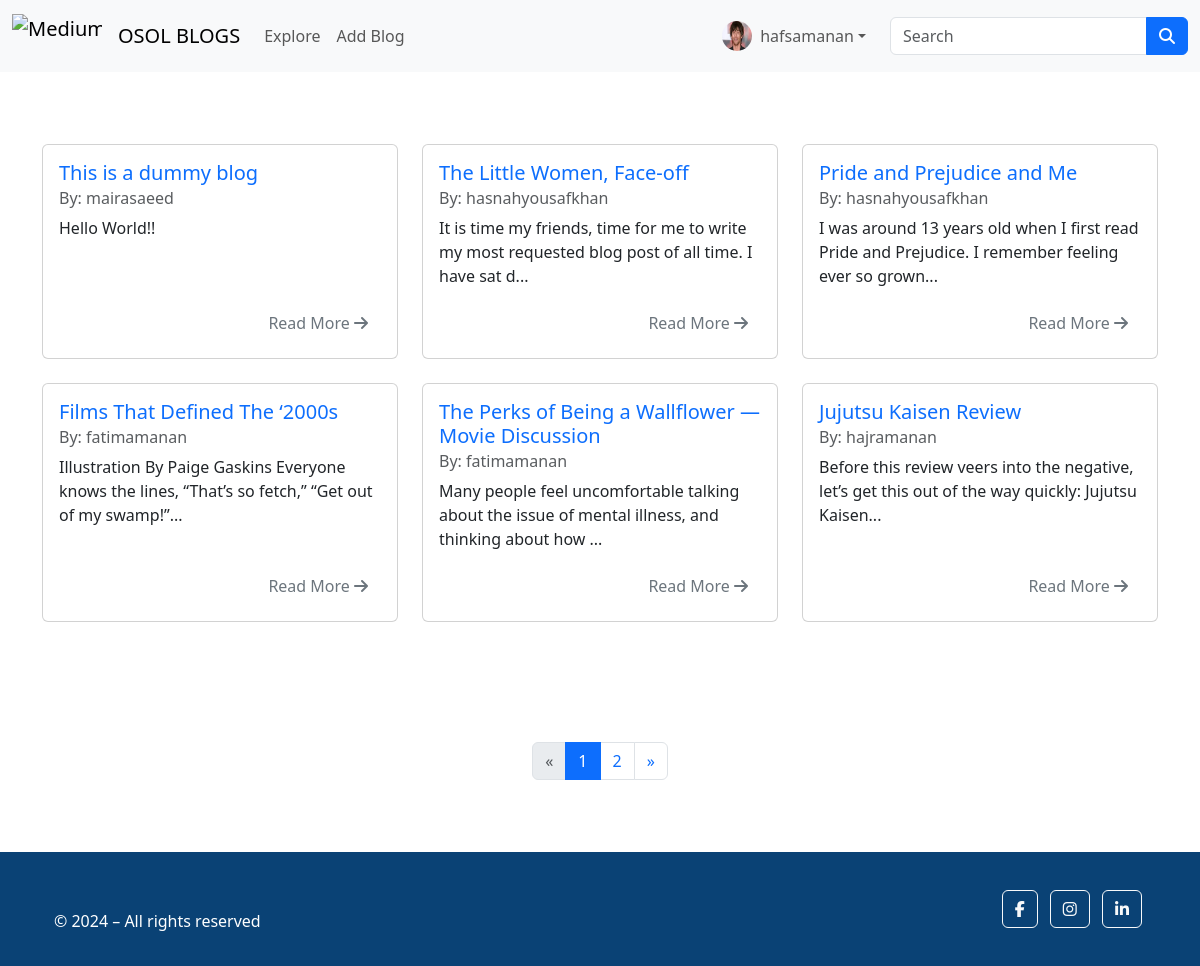
The app's page /posts (signed in), older data.
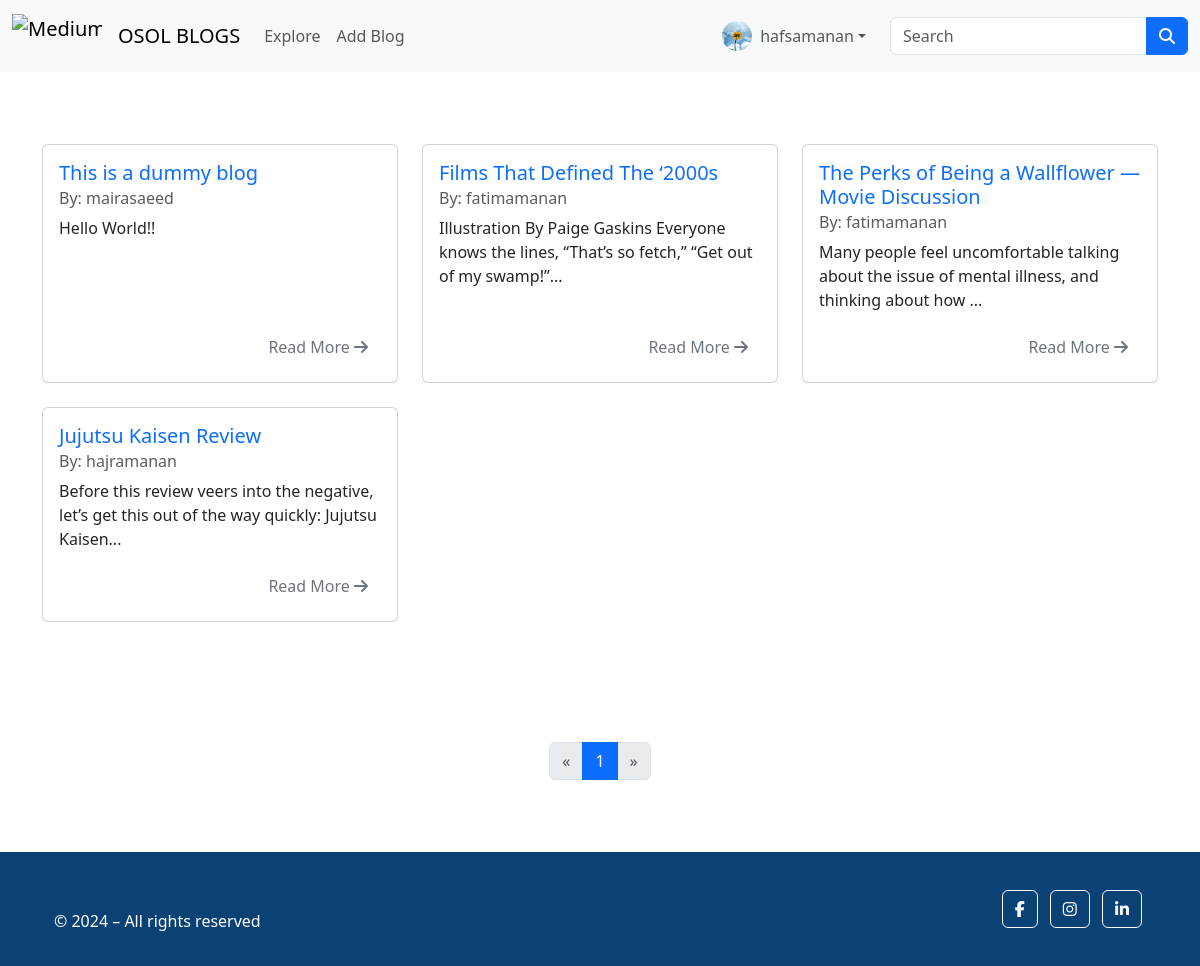
The same page, newer data.
### flaskblog/models.py (models this page shows, shortened)
class Users(db.Model, UserMixin):
    id = db.Column(db.Integer, primary_key = True)
    username = db.Column(db.String(20), nullable = False,unique = True)
    name = db.Column(db.String(200), nullable = False)
    email = db.Column(db.String(120), nullable = False,unique = True)
    bio = db.Column(db.Text(200), nullable = True)
    date_added = db.Column(db.DateTime, default = datetime.now(timezone.utc))
    password_hash = db.Column(db.String(120))
    posts = db.relationship('Posts', backref = 'poster', cascade="all, delete-orphan")
    comments = db.relationship('Comments', backref = 'commenter', cascade="all, delete-orphan")
    profile_pic = db.Column(db.String(), nullable = True)
    @property
    def password(self):
        raise AttributeError("password is not a readable attribute")

class Posts(db.Model):
    id = db.Column(db.Integer(), primary_key = True)
    title = db.Column(db.String(255))
    content = db.Column(db.Text)
    date_posted = db.Column(db.DateTime, default = datetime.now(timezone.utc))
    poster_id = db.Column(db.Integer, db.ForeignKey('users.id'))
    comments = db.relationship('Comments', backref='post', cascade="all, delete-orphan")

### flaskblog/blog/blog.py (the view)
@blog.route('/posts')
def posts():
    page = request.args.get('page', 1, type=int)
    posts = Posts.query.order_by(Posts.date_posted.desc()).paginate(page=page, per_page=6)
    return render_template('blog/posts.html',posts=posts)

### flaskblog/blog/forms.py
class SearchForm(FlaskForm):
    searched = StringField("Content", validators=[DataRequired()], widget=TextArea())
    submit = SubmitField("Submit")

### flaskblog/author/author.py (called while the page is built)
@login_manager.user_loader
def load_user(user_id):
    return Users.query.get(int(user_id))

### flaskblog/blog/blog.py (called while the page is built)
@blog.context_processor
def base():
    form = SearchForm()
    return dict(form = form)

### flaskblog/templates/blog/posts.html (shortened to what this page needs)
{% set show_navbar = True %}
{% set show_footer = True %}
{% extends 'main/base.html' %}
{% block content %}
<div class="toast-container position-fixed top-0 end-0 p-3">
  <br><br>
</div>
<div class="container my-4">
  <br><br>
  <div class="row">
    {% for post in posts %}
    <div class="col-md-4 mb-4">
      <div class="card h-100">
        <div class="card-body d-flex flex-column">
          <h5 class="card-title"><a href="{{ url_for('blog.post', id=post.id) }}" class="text-decoration-none">{{ post.title }}</a></h5>
          <h6 class="card-subtitle mb-2 text-muted">By: {{ post.poster.username }}</h6>
          <p class="card-text flex-grow-1">
            {{ post.content|striptags|truncate(100, True) }}
          </p>
          <div class="d-flex justify-content-between mt-auto">
            <div>
                <a href="{{ url_for('blog.post', id=post.id) }}" class='btn text-secondary'>
                    Read More <i class="fa-solid fa-arrow-right"></i>
                </a>
            </div>
          </div>
        </div>
      </div>
    </div>
    {% endfor %}
  </div>
</div>
<br><br>
<nav aria-label="Page navigation">
  <ul class="pagination justify-content-center my-4">
    {% if posts.has_prev %}
    <li class="page-item">
      <a class="page-link" href="{{ url_for('blog.posts', page=posts.prev_num) }}" aria-label="Previous">
        <span aria-hidden="true">&laquo;</span>
      </a>
    </li>
    {% else %}
    <li class="page-item disabled">
      <span class="page-link" aria-label="Previous">
        <span aria-hidden="true">&laquo;</span>
      </span>
    </li>
    {% endif %}
    {% for page_num in posts.iter_pages() %}
    {% if page_num %}
    {% if page_num == posts.page %}
    <li class="page-item active" aria-current="page">
      <span class="page-link">{{ page_num }}</span>
    </li>
    {% else %}
    <li class="page-item">
      <a class="page-link" href="{{ url_for('blog.posts', page=page_num) }}">{{ page_num }}</a>
    </li>
    {% endif %}
    {% else %}
    <li class="page-item disabled">
      <span class="page-link">...</span>
    </li>
    {% endif %}
    {% endfor %}
    {% if posts.has_next %}
    <li class="page-item">
      <a class="page-link" href="{{ url_for('blog.posts', page=posts.next_num) }}" aria-label="Next">
        <span aria-hidden="true">&raquo;</span>
      </a>
    </li>
    {% else %}
    <li class="page-item disabled">
      <span class="page-link" aria-label="Next">
        <span aria-hidden="true">&raquo;</span>
      </span>
    </li>
    {% endif %}
  </ul>
</nav>
<br><br>
{% endblock %}

### flaskblog/templates/main/navbar.html (shortened to what this page needs)
<nav class="navbar navbar-expand-lg bg-body-tertiary">
    <div class="container-fluid">
        <a class="navbar-brand" href="{{ url_for('main.home_page') }}">
            <img src="https://osoltech.com/hs-fs/hubfs/Medium%20size%20with%20Tag%20line.png?width=140&amp;height=69&amp;name=Medium%20size%20with%20Tag%20line.png"
                loading="eager" alt="Medium size with Tag line" height="45" width="90"
                srcset="https://osoltech.com/hs-fs/hubfs/Medium%20size%20with%20Tag%20line.png?width=70&amp;height=35&amp;name=Medium%20size%20with%20Tag%20line.png 70w,
                        https://osoltech.com/hs-fs/hubfs/Medium%20size%20with%20Tag%20line.png?width=140&amp;height=69&amp;name=Medium%20size%20with%20Tag%20line.png 140w,
                        https://osoltech.com/hs-fs/hubfs/Medium%20size%20with%20Tag%20line.png?width=210&amp;height=104&amp;name=Medium%20size%20with%20Tag%20line.png 210w,
                        https://osoltech.com/hs-fs/hubfs/Medium%20size%20with%20Tag%20line.png?width=280&amp;height=138&amp;name=Medium%20size%20with%20Tag%20line.png 280w,
                        https://osoltech.com/hs-fs/hubfs/Medium%20size%20with%20Tag%20line.png?width=350&amp;height=173&amp;name=Medium%20size%20with%20Tag%20line.png 350w,
                        https://osoltech.com/hs-fs/hubfs/Medium%20size%20with%20Tag%20line.png?width=420&amp;height=207&amp;name=Medium%20size%20with%20Tag%20line.png 420w"
                sizes="(max-width: 140px) 100vw, 140px" class="d-inline-block align-text-top">
        </a>
        <a class="navbar-brand" href="#">OSOL BLOGS</a>
        <div class="collapse navbar-collapse" id="navbarSupportedContent">
            <ul class="navbar-nav me-auto mb-2 mb-lg-0">
                <li class="nav-item">
                    <a class="nav-link" href="{{ url_for('blog.posts')}}">Explore</a>
                </li>
                {% if current_user.is_authenticated %}
                <li class="nav-item">
                    <a class="nav-link" href="{{ url_for('blog.add_post')}}">Add Blog</a>
                </li>
                {% endif %}
            </ul>
            <ul class="navbar-nav mb-2 mb-lg-0 ms-auto">
                {% if current_user.is_authenticated %}
                <li class="nav-item dropdown">
                    <a class="nav-link dropdown-toggle d-flex align-items-center" href="#" role="button"
                        data-bs-toggle="dropdown" aria-expanded="false">
                        {% if current_user.profile_pic %}
                        <img src="{{ url_for('static', filename='images/' + current_user.profile_pic) }}" width="30"
                            height="30" class="rounded-circle me-2">
                        {% else %}
                        <img src="{{ url_for('static', filename='images/default_profile_pic.png') }}" width="30"
                            height="30" class="rounded-circle me-2">
                        {% endif %}
                        {{current_user.name}}
                    </a>
                </li>
                {% else %}
                <li class="nav-item">
                    <a class="nav-link" href="{{ url_for('author.login')}}">Login</a>
                </li>
                {% endif %}
            </ul>
            <form method='POST' action="{{ url_for('blog.search') }}" class="d-flex ms-3" role="search">
                <div class="input-group">
                    <input class="form-control" type="search" placeholder="Search" aria-label="Search" name="searched">
                    <button class="btn btn-primary" type="submit">
                        <i class="fa-solid fa-magnifying-glass"></i>
                    </button>
                </div>
            </form>
        </div>
    </div>
</nav>

Row changes from the older to the newer data that the page shows:
removed Posts: title "The Little Women, Face-off", poster.username "hasnahyousafkhan", content "It is time my friends, time for me to write my most requested blog post of all time. I have sat d..."
removed Posts: title "Pride and Prejudice and Me", poster.username "hasnahyousafkhan", content "I was around 13 years old when I first read Pride and Prejudice. I remember feeling ever so grown..."
changed Users "hafsamanan": profile_pic: a different picture
Text that changed along with them:
list line gone: "2"
